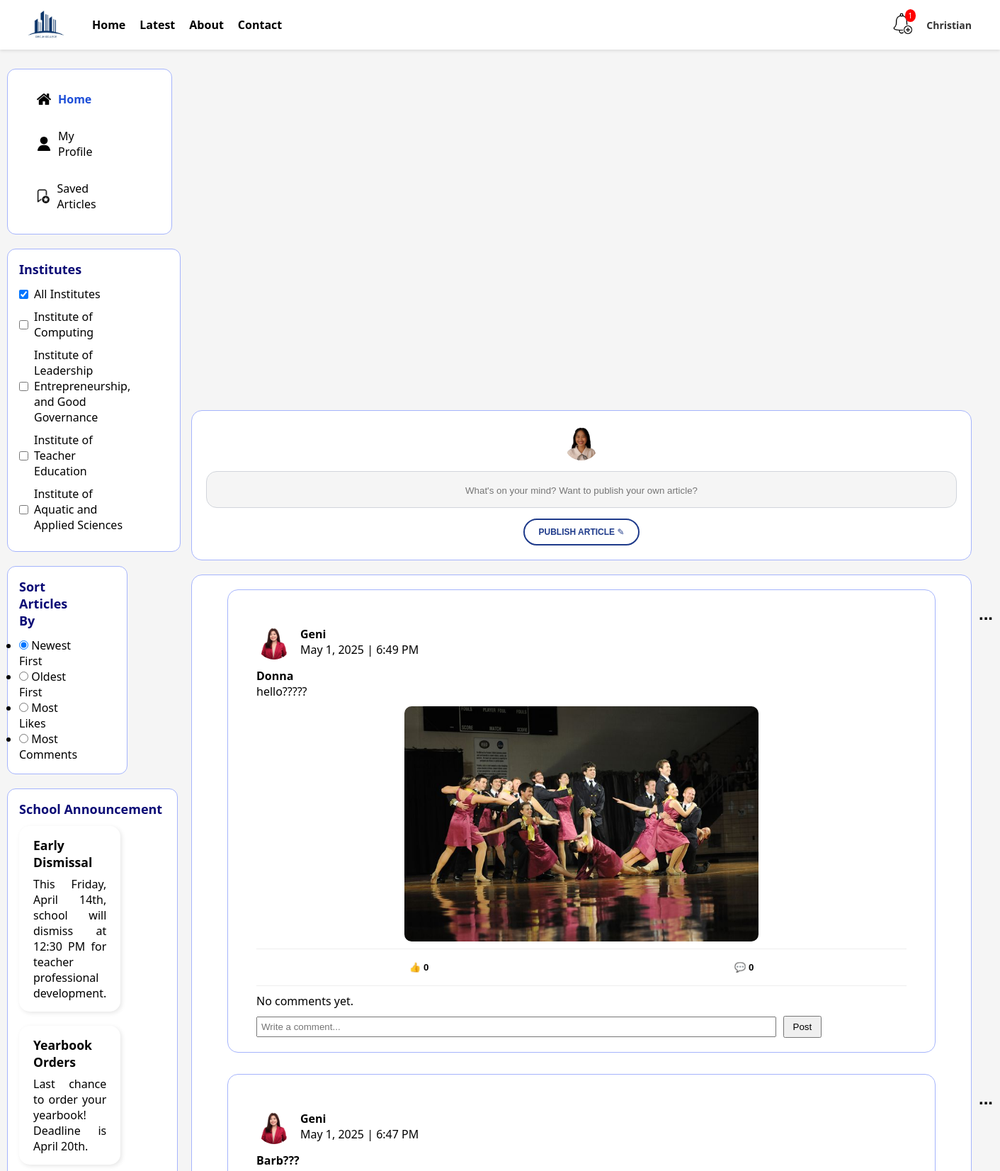
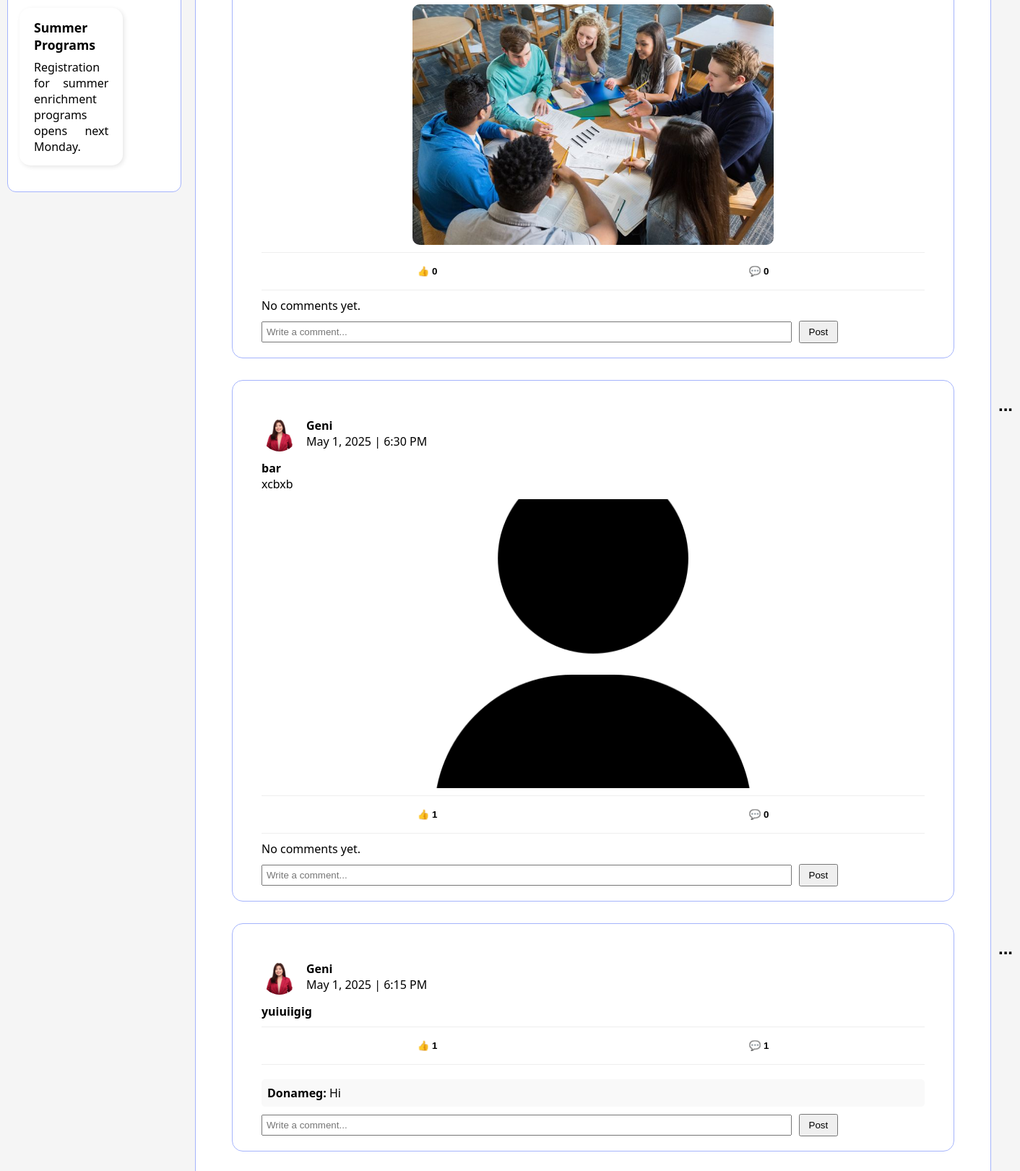
The app's page /duplicatenf.php (signed in, upper part) with its own data (2 pictures, top to bottom).
### tables this page shows
CREATE TABLE `users` (
  `id` int(11) NOT NULL,
  `role` enum('Student','Teacher') NOT NULL DEFAULT 'Student',
  `full_name` varchar(100) NOT NULL,
  `email` varchar(100) NOT NULL,
  `password` varchar(255) NOT NULL,
  `institute` varchar(100) NOT NULL,
  `created_at` timestamp NOT NULL DEFAULT current_timestamp(),
  `profile_picture` varchar(255) DEFAULT NULL
);

CREATE TABLE `articles` (
  `id` int(11) NOT NULL,
  `user_id` int(11) DEFAULT NULL,
  `title` varchar(255) DEFAULT NULL,
  `abstract` text DEFAULT NULL,
  `content` text DEFAULT NULL,
  `featured_image` varchar(255) DEFAULT NULL,
  `allow_comments` tinyint(1) DEFAULT 1,
  `notify_comments` tinyint(1) DEFAULT 1,
  `status` enum('PENDING','APPROVED','REJECTED') NOT NULL DEFAULT 'PENDING',
  `created_at` timestamp NOT NULL DEFAULT current_timestamp(),
  `institute_id` int(11) DEFAULT NULL,
  `created` datetime DEFAULT current_timestamp(),
  `comments_enabled` tinyint(1) NOT NULL DEFAULT 0,
  `notifications` tinyint(1) NOT NULL DEFAULT 0,
  `feedback` text DEFAULT NULL
);

CREATE TABLE `comments` (
  `id` int(11) NOT NULL,
  `article_id` int(11) NOT NULL,
  `user_id` int(11) NOT NULL,
  `comment_text` text NOT NULL,
  `created_at` datetime DEFAULT current_timestamp()
);

### duplicatenf.php (the view, shortened to what this page needs)
<?php
include 'db_connect.php';
$user_id = $_SESSION['user_id'];
$stmt = $pdo->prepare("SELECT full_name, profile_picture FROM users WHERE id = :id");
$stmt->execute(['id' => $user_id]);
$user = $stmt->fetch(PDO::FETCH_ASSOC);
$full_name = htmlspecialchars($user['full_name']);
$profile_picture = !empty($user['profile_picture']) ? 'uploads/profile_pictures/' . htmlspecialchars($user['profile_picture']) : 'uploads/profile_pictures/default_profile.png';
$articleStmt = $pdo->query("
    SELECT a.*, u.full_name, u.profile_picture,
        (SELECT COUNT(*) FROM reactions WHERE article_id = a.id AND reaction_type = 'like') AS likes,
        (SELECT COUNT(*) FROM comments WHERE article_id = a.id) AS comments
    FROM articles a
    JOIN users u ON a.user_id = u.id
    WHERE a.status = 'approved'
    ORDER BY a.created_at DESC
");
$articles = $articleStmt->fetchAll(PDO::FETCH_ASSOC);
?>
<!DOCTYPE html>
<html lang="en">
<head>
    <link rel="stylesheet" href="newsfeed.css">
</head>
<body>
    <header class="navbar">
        <div class="logo">
            <img src="FinalLogo.jpg" alt="DBCLM Logo">
        </div>
        <nav class="nav-links">
            <a href="newsfeed.php">Home</a>
            <a href="#">Latest</a>
            <a href="#">About</a>
            <a href="contactus.php">Contact</a>
        </nav>
        <div class="navbar-right">
            <?php
            $user_id = $_SESSION['user_id'];
            $conn = new mysqli("localhost", "root", "", "dbclm_college");
            $notifQuery = "SELECT * FROM notifications WHERE user_id = ? AND is_read = 0 ORDER BY created_at DESC LIMIT 1";
            $notifStmt = $conn->prepare($notifQuery);
            $notifStmt->bind_param("i", $user_id);
            $notifStmt->execute();
            $notifResult = $notifStmt->get_result();
            $notifCount = $notifResult->num_rows;
            $profile_picture = !empty($profile_picture) ? '' . htmlspecialchars($profile_picture) : 'default-profile.png';
            ?>
            <div class="notification-wrapper" style="position: relative;">
                <img src="bell.jpg" alt="Notifications" class="icon-bell" id="notif-bell" style="cursor:pointer;">
                <?php if ($notifCount > 0): ?>
                    <span class="notif-badge"> <?php echo $notifCount; ?> </span>
                <?php endif; ?>
            </div>
        </div>
        <span class="user-label"><?php echo htmlspecialchars($full_name); ?></span>
    </header>
    <div class="layout">
        <aside class="sidebar">
            <ul>
                <li class="active">
                    <img src="finalhome.png" alt="Home">
                    <span>Home</span>
                </li>
                <li>
                    <img src="finaluser.png" alt="Profile">
                    <span><a href="profile.php" style="color: black;text-decoration: none;">My Profile</a></span>
                </li>
                <li>
                    <img src="finalsave.png" alt="Saved">
                    <span>Saved Articles</span>
                </li>
            </ul>
        </aside>
        <div class="card">
            <h2 class="card-title">Institutes</h2>
            <ul class="checkbox-list">
                <li><input type="checkbox" class="institute-filter" value="All" checked> All Institutes</li>
                <li><input type="checkbox" class="institute-filter" value="Institute of Computing"> Institute of
                    Computing</li>
                <li><input type="checkbox" class="institute-filter"
                        value="Institute of Leadership Entrepreneurship, and Good Governance"> Institute of Leadership
                    Entrepreneurship, and Good Governance</li>
                <li><input type="checkbox" class="institute-filter" value="Institute of Teacher Education"> Institute of
                    Teacher Education</li>
                <li><input type="checkbox" class="institute-filter" value="Institute of Aquatic and Applied Sciences">
                    Institute of Aquatic and Applied Sciences</li>
            </ul>
        </div>
        <div class="card">
            <h2 class="card-title">Sort Articles By</h2>
            <ul class="sort-options">
                <li><input type="radio" name="sort-option" class="sort-filter" value="newest" checked> Newest First</li>
                <li><input type="radio" name="sort-option" class="sort-filter" value="oldest"> Oldest First</li>
                <li><input type="radio" name="sort-option" class="sort-filter" value="most_likes"> Most Likes</li>
                <li><input type="radio" name="sort-option" class="sort-filter" value="most_comments"> Most Comments</li>
            </ul>
        </div>
        <div class="card1">
            <h2 class="card-title">School Announcement</h2>
            <div class="announcement">
                <strong>Early Dismissal</strong>
                <p>This Friday, April 14th, school will dismiss at 12:30 PM for teacher professional development.</p>
            </div>
            <div class="announcement">
                <strong>Yearbook Orders</strong>
                <p>Last chance to order your yearbook! Deadline is April 20th.</p>
            </div>
            <div class="announcement">
                <strong>Summer Programs</strong>
                <p>Registration for summer enrichment programs opens next Monday.</p>
            </div>
        </div>
    </div>
    <div class="main-content">
        <div class="post-box">
            <?php
            if (!empty($profile_picture)) {
                $profile_picture = htmlspecialchars($profile_picture);
            } else {
                $profile_picture = 'default_profile.png';
            }
            ?>
            <img src="<?php echo $profile_picture; ?>" alt="User" class="avatar">
            <form class="post-input" action="submit_article.php" method="POST">
                <input type="text" class="post-input1" id="articleInput" name="title"
                    placeholder="What's on your mind? Want to publish your own article?" required>
            </form>
            <div class="center-button">
                <button class="publish-btn"><strong>PUBLISH ARTICLE</strong> ✎</button>
            </div>
        </div>
        <div class="post-feed" id="postFeed">
            <?php
            $articleQuery = "SELECT a.*, u.full_name, u.profile_picture,
    (SELECT COUNT(*) FROM reactions r WHERE r.article_id = a.id AND r.reaction_type = 'like') AS likes,
    (SELECT COUNT(*) FROM comments c WHERE c.article_id = a.id) AS comments
FROM articles a
JOIN users u ON a.user_id = u.id
WHERE a.status = 'approved'
ORDER BY a.created_at DESC";
            $result = $conn->query($articleQuery);
            if ($result && $result->num_rows > 0) {
                while ($row = $result->fetch_assoc()) {
                    $articleId = $row['id'];
                    echo '<div class="post-card" data-article-id="' . $articleId . '">';
                    echo '<div class="dropdown" style="display: inline-block; position: relative;">
    <button class="dot-btn">...</button>
    <div class="dropdown-content" style="display: none; position: absolute; top: 0; left: 100%; background: white; box-shadow: 0 2px 5px rgba(0,0,0,0.2); z-index: 1;">
        <form method="POST" action="delete_article.php" onsubmit="return confirm(\'Delete this article?\');">
            <input type="hidden" name="article_id" value="' . $articleId . '">
            <button type="submit" style="color: red; background: none; border: none; padding: 10px; width: 100%; text-align: left;">Delete</button>
        </form>
        <form method="POST" action="hide_article.php">
            <input type="hidden" name="article_id" value="' . $articleId . '">
            <button type="submit" style="background: none; border: none; padding: 10px; width: 100%; text-align: left;">Hide</button>
        </form>
        <form method="POST" action="report_article.php" onsubmit="return confirm(\'Report this article to admin?\');">
            <input type="hidden" name="article_id" value="' . $articleId . '">
            <button type="submit" style="background: none; border: none; padding: 10px; width: 100%; text-align: left;">Report</button>
        </form>
    </div>
</div>
';
                    echo '  <div class="post-header">';
                    echo '<img class="avatar" src="' . 'uploads/profile_pictures/' . $row['profile_picture'] . '" alt="User">';
                    echo '    <div>';
                    echo '      <strong>' . htmlspecialchars($row['full_name']) . '</strong><br>';
                    echo '      <span class="post-date">' . date("F j, Y | g:i A", strtotime($row['created_at'])) . '</span>';
                    echo '    </div>';
                    echo '  </div>';
                    echo '  <div class="post-title"><strong>' . htmlspecialchars($row['title']) . '</strong></div>';
                    echo '  <div class="post-content">' . nl2br(htmlspecialchars($row['abstract'])) . '</div>';
                    if (!empty($row['featured_image'])) {
                        echo '<div class="post-image"><img src="' . htmlspecialchars($row['featured_image']) . '" alt="Article Image" class="responsive-img"></div>';
                    }
                    echo '  <div class="post-actions">';
                    echo '    <button class="like-btn" data-article-id="' . $articleId . '">👍 <span class="like-count" id="like-count-' . $articleId . '">' . $row['likes'] . '</span></button>';
                    echo '    <button class="comment-btn">💬 <span class="comment-count" id="comment-count-' . $articleId . '">' . $row['comments'] . '</span></button>';
                    echo '  </div>';
                    echo '  <div class="post-comments">';
                    $commentQuery = "SELECT c.*, u.full_name AS commenter_name
                         FROM comments c
                         JOIN users u ON c.user_id = u.id
                         WHERE c.article_id = $articleId
                         ORDER BY c.created_at ASC";
                    $commentResult = $conn->query($commentQuery);
                    echo '    <div class="comment-list" id="comments-' . $articleId . '">';
                    if ($commentResult && $commentResult->num_rows > 0) {
                        while ($comment = $commentResult->fetch_assoc()) {
                            echo '<div class="comment">';
                            echo '  <div class="comment-text">';
                            echo '    <strong>' . htmlspecialchars($comment['commenter_name']) . ':</strong> ' . htmlspecialchars($comment['comment_text']);
                            echo '  </div>';
                            echo '</div>';
                        }
                    } else {
                        echo '<p class="no-comments">No comments yet.</p>';
                    }
                    echo '    </div>';
                    echo '    <form method="POST" action="post_comment.php" class="comment-form">';
                    echo '      <input class="comment-box" type="text" name="comment_text" placeholder="Write a comment..." required>';
                    echo '      <button type="submit">Post</button>';
                    echo '    </form>';
                    echo '  </div>';
                    echo '</div>';
                }
            } else {
                echo "<p>No approved articles available yet.</p>";
            }
            ?>
        </div>
    </div>
</body>
</html>

### records on screen
users: full_name "Christian", profile_picture (picture)
articles: user.profile_picture (picture), user.full_name "Geni", created_at "May 1, 2025 | 6:49 PM", title "Donna", abstract "hello?????", featured_image (picture), likes "0", comments "0", shows "No comments yet."
articles: user.profile_picture (picture), user.full_name "Geni", created_at "May 1, 2025 | 6:47 PM", title "Barb???", featured_image (picture), likes "0", comments "0", shows "No comments yet."
articles: user.profile_picture (picture), user.full_name "Geni", created_at "May 1, 2025 | 6:30 PM", title "bar", abstract "xcbxb", featured_image (picture), likes "1", comments "0", shows "No comments yet."
articles: user.profile_picture (picture), user.full_name "Geni", created_at "May 1, 2025 | 6:15 PM", title "yuiuiigig", likes "1", comments "1"
comments: user.full_name "Donameg", comment_text "Hi"

### other values on screen
$notifCount "1"
